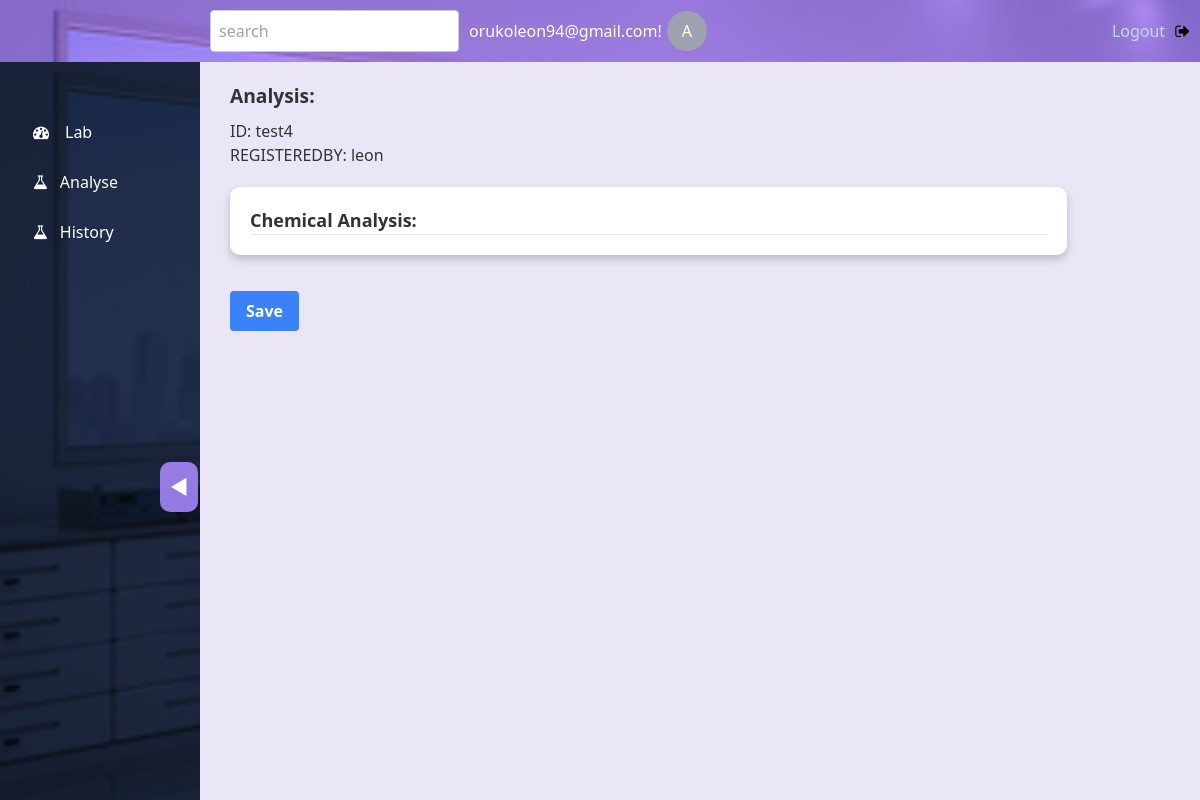
/analyse/analyse/test4/ (signed in), run on the app's committed database.
### core/models.py (models this page shows, shortened)
class CustomUsers(AbstractUser):
    ADMIN = 'Admin'
    ANALYST = 'Analyst'
    AGRONOMIST = 'Agronomist'
    LAB_MANAGER = 'Lab Manager'
    POSTS = [
        (ADMIN, 'Admin'),
        (ANALYST, 'Analyst'),
        (AGRONOMIST, 'Agronomist'),
        (LAB_MANAGER, 'Lab Manager')
    ]
    email = models.EmailField(unique=True)
    post = models.CharField(max_length=20, choices=POSTS, default=ANALYST)
    date_joined = models.DateTimeField(default=timezone.now)
    is_superuser = models.BooleanField(default=False)
    username = models.CharField(max_length=150,unique=True)
    USERNAME_FIELD = "email"
    REQUIRED_FIELDS = ["username","first_name", "last_name"]
    objects = CustomUserManager()
    class Meta:
        verbose_name = "User"
        verbose_name_plural = "Users"
        permissions = [
            ('admin', 'Can access admin features'),
            ('analyst', 'Can access analyst features'),
            ('agronomist', 'Can access agronomist features'),
            ('labmanager', 'Can access lab manager features'),
        ]
    groups = models.ManyToManyField(
        'auth.Group',
        verbose_name='groups',
        blank=True,
        related_name='custom_user_groups',
        related_query_name='custom_user_group',
    )
    user_permissions = models.ManyToManyField(
        'auth.Permission',
        verbose_name='user permissions',
        blank=True,
        related_name='custom_user_permissions',
        related_query_name='custom_user_permission',
    )

class Sample(models.Model):
    REGISTRATION = 'registration'
    ANALYST_TASK = 'analysis'
    AGRONOMIST_TASK = 'recommendation'
    LAB_MANAGER_TASK = 'processing'
    COMPLETE='complete'
    STAGE_CHOICES = [
        (REGISTRATION, 'Registration stage'),
        (ANALYST_TASK, 'Analysis stage'),
        (AGRONOMIST_TASK, 'Recommendation stage'),
        (LAB_MANAGER_TASK, 'Processing stage'),
        (COMPLETE,'Complete')
    ]
    CHEMICAL='Chemical'
    MICROBIO='Microbiology'
    FULL='Full'
    TEST_CHOICES=[
        (CHEMICAL,'Chemical Analysis'),
        (MICROBIO,'Microbiology'),
        (FULL,'Full analysis')
    ]
    sample_id = models.CharField(max_length=20, unique=True)
    sample_name = models.CharField(max_length=100)
    test_id = models.CharField(max_length=100,choices=TEST_CHOICES,default=CHEMICAL)
    customer = models.ForeignKey(Clients,on_delete=models.SET_NULL,null=True)
    date_of_registration = models.DateField(default=timezone.now)
    registered_by = models.ForeignKey(settings.AUTH_USER_MODEL, on_delete=models.CASCADE)
    stage = models.CharField(max_length=20, choices=STAGE_CHOICES, default=REGISTRATION)
    def __str__(self):
        return f'{self.sample_id}~{self.test_id}'

### analysis/views.py (the view, shortened to what this page needs)
# urls.py: path('analyse/<path:sample_id>/', views.analyse_task, name='analyse_task'),
@login_required
@role_required([CustomUsers.ANALYST, CustomUsers.LAB_MANAGER])
def analyse_task(request, sample_id):
    sample = Sample.objects.get(sample_id=sample_id)
    if sample.test_id == 'Chemical':
        form = ChemicalForm(request.POST or None)
        model_class = Chemical
    elif sample.test_id == 'Biological':
        form = MicrobioForm(request.POST or None)
        model_class = Microbio
    elif sample.test_id == 'Full':
        form = FullForm(request.POST or None)
        model_class = Full
    if 'water' in sample.sample_name.lower():
        parameters = Parameter.objects.filter(is_water=True)
    else:
        parameters = Parameter.objects.filter(is_non_water=True)
    serialize_parameters = serialize('json', parameters)
    return render(request, 'analysis/analyse_task.html', {'sample': sample, 'form': form, 'type': sample.test_id, 'parameters': serialize_parameters})

### analysis/forms.py
class ChemicalForm(forms.ModelForm):
    class Meta:
        model = Chemical
        fields =  ('sample', 'analysis')

### core/decorator.py (called while the page is built)
def role_required(roles):
    def decorator(view_func):
        @wraps(view_func)
        def _wrapped_view(request, *args, **kwargs):
            user = request.user
            if user.is_authenticated and hasattr(user, 'post'):
                user_role = user.post
                if user_role in roles:
                    return view_func(request, *args, **kwargs)
            return HttpResponseForbidden("You don't have permission to access this page.")
        return _wrapped_view
    return decorator

### analysis/templates/analysis/analyse_task.html (shortened to what this page needs)
{% extends 'analysis/base.html' %}
{% block content %}
{% load static %}
<label for="analysis" class="mb-2 h">Analysis:</label>
<span class="info"><p>ID: {{ sample.sample_id }}</p>  {{ sample.sample_type }} {{ sample.industry_type }} <p>REGISTEREDBY: {{ sample.registered_by.username }}</p></span>
<form id="my-form" action="{% url 'analysis:analyse_task' sample.sample_id %}" method="post">
    <div class="flex flex-col mb-4">
        <div class="table-container">
            {% if type == 'Full' %}
                <label for="analysis" class="mb-2 h1">Full Analysis:</label>
            {% elif type == 'Chemical' %}
                <label for="analysis" class="mb-2 h1">Chemical Analysis:</label>
            {% else %}
                <label for="analysis" class="mb-2 h1">Microbiological Analysis:</label>
            {% endif %}
            <hr style="margin: 0;padding: 0;" color="blue">
        </div>
        <link href="https://cdnjs.cloudflare.com/ajax/libs/tabulator/5.0.7/css/tabulator.min.css" rel="stylesheet">
    </div>
    <div class="flex justify-start">
        <input type="submit" value="Save" class="bg-blue-500 hover:bg-blue-700 text-white font-bold py-2 px-4 rounded cursor-pointer">
    </div>
</form>
{% endblock %}

### analysis/templates/analysis/base.html (shortened to what this page needs)
{% load static %}
<!DOCTYPE html>
<html lang="en">
<head>
    <link href="https://cdn.jsdelivr.net/npm/tailwindcss@2.2.19/dist/tailwind.min.css" rel="stylesheet">
    <link rel="stylesheet" href="https://cdnjs.cloudflare.com/ajax/libs/font-awesome/4.7.0/css/font-awesome.min.css">
    <link rel="stylesheet" href="{% static 'analysis/css/styles.css' %}">
</head>
<body class="overflow-hidden">
    <nav class="sticky top-0 z-50 w-screen">
        <div class="nav-center">
        <form action="">
            <input type="search" placeholder="search" class="rounded-md outline-none p-1">
        </form>
        <div class="account ">
            <p class='text-white'>{{ request.user.get_username }}!<p/>
            <span class="text-white rounded-full bg-gray-400 p-2 h-10 w-10 flex justify-center">
                A
            </span>
        </div>
        </div>
        <div class="logout">
        <a href="{% url 'login:logout' %}" class="text-blue-200">Logout</a>
        <i class="fa fa-sign-out text-green-950" aria-hidden="true"></i>
        </div>
    </nav>
    <nav class="side-menu bg-gray-900 overflow-hidden  fixed h-screen justify-start py-10">
        <div>
            <a href="{% url 'analysis:sample-list-view' %}" class="dashboard  rounded-l-md text-white hover:text-gray-900 hover:bg-indigo-100 flex items-center">
                <i class="fa fa-tachometer mr-1"></i>
                <p class="block whitespace-nowrap px-3">Lab</p>
            </a>
            <a href="{% url 'analysis:analyse' %}" class="new-samples {% if request.path == '/analyse/analyse/' %}bg-indigo-100 text-gray-900{% endif %} rounded-l-md text-white hover:text-gray-900 hover:bg-indigo-100 flex items-center">
                <i class="fa fa-flask"></i>
                <h1 class="block whitespace-nowrap px-3">Analyse</h1>
            </a>
            <a href="{% url 'analysis:history' %}" class="new-samples {% if request.path == '/analyse/history/' %}bg-indigo-100 text-gray-900{% endif %} rounded-l-md text-white hover:text-gray-900 hover:bg-indigo-100 flex items-center">
                <i class="fa fa-flask"></i>
                <h1 class="block whitespace-nowrap px-3">History</h1>
            </a>
            <div class="toggle-nav ">
                <button id="toggleNav" onclick="toggleNav()">
                    <span class="arrow">◄</span>
                </button>
            </div>
        </div>
    </nav>
    <div class="content flex justify-center mb-10 ">
        {% block content %}
        {% endblock %}
    </div>
</body>
</html>

### analysis/static/analysis/css/styles.css (style rules this page uses)
* { padding: 0; margin: 0; }
body { background-color: #EAE6F7; }
nav { background-color: #5F46A5; display: flex; justify-content: space-between; padding: 10px; align-items: center; }
.nav-center { display: flex; align-items: center; gap: 10px; margin-left: 200px; }
.account { display: flex; align-items: center; gap: 5px; }
.logout { display: flex; align-items: center; gap: 5px; }
input[type="search"] { padding: 8px; border-radius: 4px; border: 1px solid #ccc; }
a { color: #81A1C1; text-decoration: none; padding: 5px; border-radius: 4px; transition: background-color 0.3s; }
.side-menu { display: flex; flex-direction: column; gap: 2px; width: 200px; transition: all 200ms linear; }
.dashboard,.new-samples { width: 200px; margin-left: 50px; margin-top: 10px; padding: 8px; }
.content { padding-left: 230px; padding-right: 40px; padding-top: 20px; display: flex; flex-direction: column; transition: all 2s cubic-bezier(); }

### analysis/templates/analysis/analyse_task.html (style rules this page uses)
.table-container { width: 90%; margin: 20px 0; background-color: #ffffff; padding: 20px; border-radius: 10px; box-shadow: 0 4px 8px 0 rgba(0, 0, 0, 0.2); overflow: hidden; }
.h1 { COLOR: #333; font-weight: 600; font-size: large; }
.info { display: flex; flex-direction: column; COLOR: #333; font-weight: 500; }
.h { COLOR: #333; font-weight: 700; font-size: larger; }

### data on the page
CustomUsers: user.get_username "orukoleon94@gmail.com"
Sample: sample_id "test4", registered_by.username "leon"
